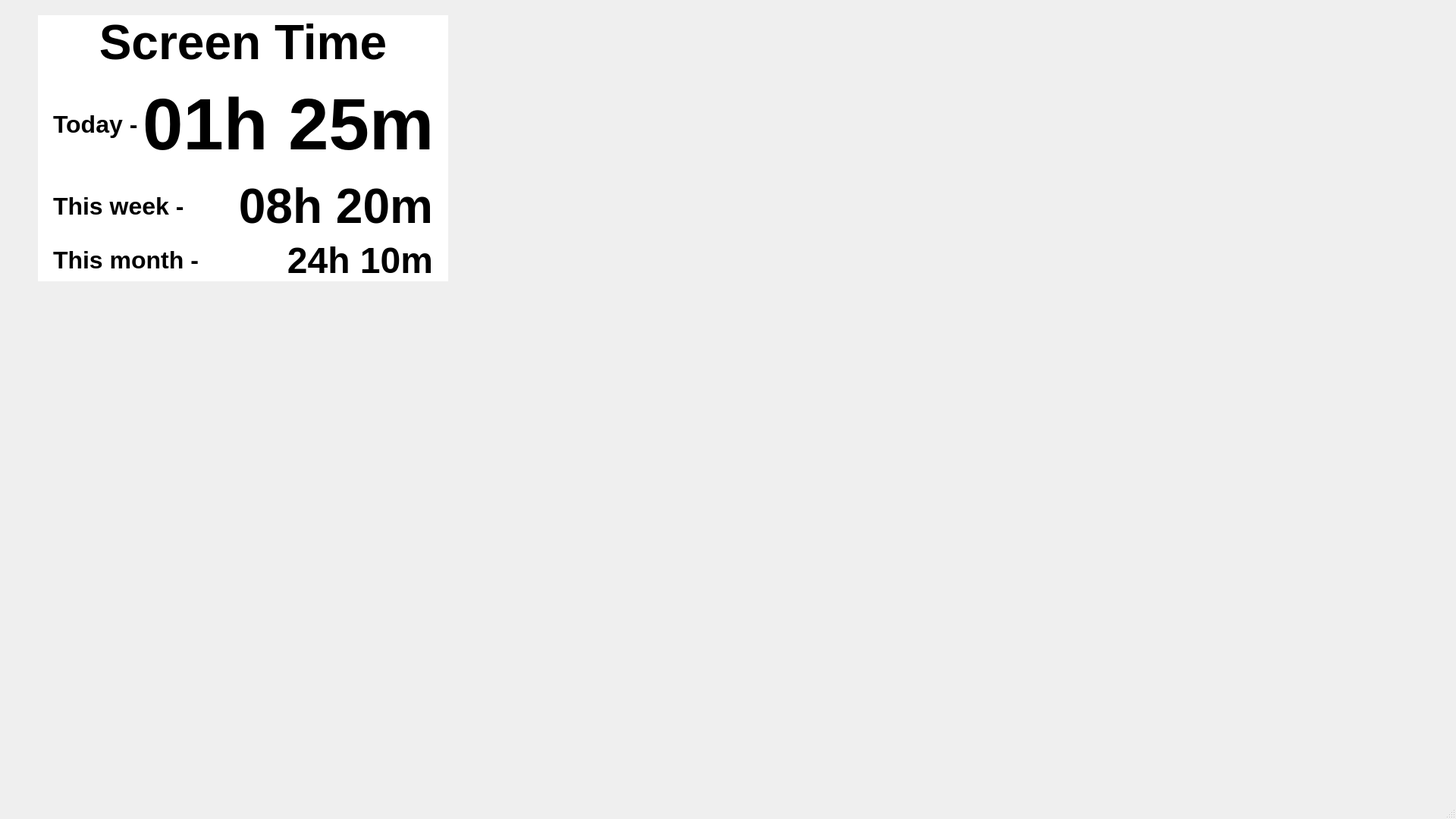
<?xml version="1.0" encoding="UTF-8"?>
<ui version="4.0">
 <class>MainWindow</class>
 <widget class="QMainWindow" name="MainWindow">
  <property name="geometry">
   <rect>
    <x>0</x>
    <y>0</y>
    <width>1920</width>
    <height>1080</height>
   </rect>
  </property>
  <property name="windowTitle">
   <string>Screen Time Tracker</string>
  </property>
  <property name="autoFillBackground">
   <bool>true</bool>
  </property>
  <property name="styleSheet">
   <string notr="true"/>
  </property>
  <widget class="QWidget" name="centralwidget">
   <widget class="QWidget" name="horizontalLayoutWidget">
    <property name="geometry">
     <rect>
      <x>630</x>
      <y>10</y>
      <width>1271</width>
      <height>371</height>
     </rect>
    </property>
    <layout class="QHBoxLayout" name="StatsGraph_QHBoxLaybout"/>
   </widget>
   <widget class="QWidget" name="horizontalLayoutWidget_2">
    <property name="geometry">
     <rect>
      <x>630</x>
      <y>400</y>
      <width>1271</width>
      <height>591</height>
     </rect>
    </property>
    <layout class="QHBoxLayout" name="BarChartStats_QHBoxLayout"/>
   </widget>
   <widget class="QWidget" name="LiveScreenTime_Widget" native="true">
    <property name="geometry">
     <rect>
      <x>50</x>
      <y>20</y>
      <width>541</width>
      <height>351</height>
     </rect>
    </property>
    <property name="autoFillBackground">
     <bool>false</bool>
    </property>
    <property name="styleSheet">
     <string notr="true">background-color: white</string>
    </property>
    <layout class="QVBoxLayout" name="verticalLayout_2">
     <property name="leftMargin">
      <number>20</number>
     </property>
     <property name="rightMargin">
      <number>20</number>
     </property>
     <item>
      <layout class="QVBoxLayout" name="verticalLayout" stretch="1,5,1,0">
       <item>
        <widget class="QLabel" name="label">
         <property name="autoFillBackground">
          <bool>false</bool>
         </property>
         <property name="text">
          <string>&lt;html&gt;&lt;head/&gt;&lt;body&gt;&lt;p&gt;&lt;span style=&quot; font-size:48pt; font-weight:600;&quot;&gt;Screen Time&lt;/span&gt;&lt;/p&gt;&lt;/body&gt;&lt;/html&gt;</string>
         </property>
         <property name="alignment">
          <set>Qt::AlignCenter</set>
         </property>
        </widget>
       </item>
       <item>
        <layout class="QHBoxLayout" name="horizontalLayout_2">
         <item>
          <widget class="QLabel" name="label_2">
           <property name="text">
            <string>&lt;html&gt;&lt;head/&gt;&lt;body&gt;&lt;p&gt;&lt;span style=&quot; font-size:24pt; font-weight:600;&quot;&gt;Today -&lt;/span&gt;&lt;/p&gt;&lt;/body&gt;&lt;/html&gt;</string>
           </property>
          </widget>
         </item>
         <item>
          <widget class="QLabel" name="TimeToday_Label">
           <property name="text">
            <string>&lt;html&gt;&lt;head/&gt;&lt;body&gt;&lt;p align=&quot;right&quot;&gt;&lt;span style=&quot; font-size:72pt; font-weight:600;&quot;&gt;01h 25m&lt;/span&gt;&lt;/p&gt;&lt;/body&gt;&lt;/html&gt;</string>
           </property>
          </widget>
         </item>
        </layout>
       </item>
       <item>
        <layout class="QHBoxLayout" name="horizontalLayout_3">
         <item>
          <widget class="QLabel" name="label_3">
           <property name="text">
            <string>&lt;html&gt;&lt;head/&gt;&lt;body&gt;&lt;p&gt;&lt;span style=&quot; font-size:24pt; font-weight:600;&quot;&gt;This week -&lt;/span&gt;&lt;/p&gt;&lt;/body&gt;&lt;/html&gt;</string>
           </property>
          </widget>
         </item>
         <item>
          <widget class="QLabel" name="TimeWeek_Label">
           <property name="text">
            <string>&lt;html&gt;&lt;head/&gt;&lt;body&gt;&lt;p align=&quot;right&quot;&gt;&lt;span style=&quot; font-size:48pt; font-weight:600;&quot;&gt;08h 20m&lt;/span&gt;&lt;/p&gt;&lt;/body&gt;&lt;/html&gt;</string>
           </property>
          </widget>
         </item>
        </layout>
       </item>
       <item>
        <layout class="QHBoxLayout" name="horizontalLayout_4">
         <item>
          <widget class="QLabel" name="label_4">
           <property name="text">
            <string>&lt;html&gt;&lt;head/&gt;&lt;body&gt;&lt;p&gt;&lt;span style=&quot; font-size:24pt; font-weight:600;&quot;&gt;This month -&lt;/span&gt;&lt;/p&gt;&lt;/body&gt;&lt;/html&gt;</string>
           </property>
          </widget>
         </item>
         <item>
          <widget class="QLabel" name="TimeMonth_Label">
           <property name="text">
            <string>&lt;html&gt;&lt;head/&gt;&lt;body&gt;&lt;p align=&quot;right&quot;&gt;&lt;span style=&quot; font-size:36pt; font-weight:600;&quot;&gt;24h 10m&lt;/span&gt;&lt;/p&gt;&lt;/body&gt;&lt;/html&gt;</string>
           </property>
          </widget>
         </item>
        </layout>
       </item>
      </layout>
     </item>
    </layout>
   </widget>
   <widget class="QWidget" name="verticalLayoutWidget_2">
    <property name="geometry">
     <rect>
      <x>50</x>
      <y>400</y>
      <width>541</width>
      <height>591</height>
     </rect>
    </property>
    <layout class="QVBoxLayout" name="HBarChartStats_QHBoxLayout"/>
   </widget>
  </widget>
  <widget class="QMenuBar" name="menubar">
   <property name="geometry">
    <rect>
     <x>0</x>
     <y>0</y>
     <width>1920</width>
     <height>22</height>
    </rect>
   </property>
  </widget>
  <widget class="QStatusBar" name="statusbar"/>
 </widget>
 <resources/>
 <connections/>
</ui>
